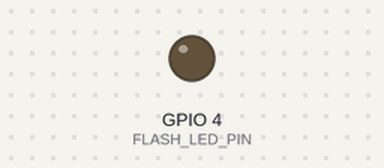
This sketch was run on a simulated ESP32. Parts: output pins drawn as LEDs (lit = HIGH). WiFi joins after 1.5 s; servers stay silent unless stated; uploads are accepted with an empty reply; the camera gives no picture; what the sketch prints to the serial monitor is not drawn. At 4.2 s the program puts the board to deep sleep or switches it off; the recording ends there.

Above: at 0.1 s.
At 1.9 s:
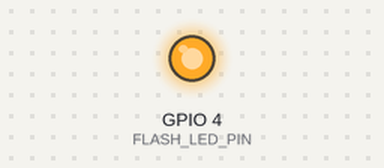
Timing chart, 0 to 4.2 s (numbered marks = the images above):
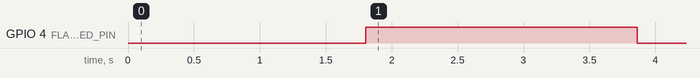

The sketch:

ESP32Cam.ino
```cpp
#include <Arduino.h>
#include <WiFi.h>
#include "soc/soc.h"
#include "soc/rtc_cntl_reg.h"
#include "esp_camera.h"

// ---------------------------
// --- Variables to change ---
// ---------------------------

const char* ssid = "anceucoliving"; // WiFi SSID
const char* password = "anceuvibe"; // WiFi password

String serverName = "192.168.100.191";   // REPLACE WITH SERVER IP ADDRESS
//String serverName = "example.com";   // OR REPLACE WITH DOMAIN NAME

String serverPath = "/counter/3/photo"; // URL for the API call

const int serverPort = 8000;

#define TIME_TO_DEEP_SLEEP 10 // in seconds, time between 2 photos
#define FLASH_DURATION_BEFORE_PHOTO 2 // in seconds

// ---------------------------
// ---- Below DONT CHANGE ----
// ---------------------------

WiFiClient client;

// CAMERA_MODEL_AI_THINKER
#define PWDN_GPIO_NUM     32
#define RESET_GPIO_NUM    -1
#define XCLK_GPIO_NUM      0
#define SIOD_GPIO_NUM     26
#define SIOC_GPIO_NUM     27

#define Y9_GPIO_NUM       35
#define Y8_GPIO_NUM       34
#define Y7_GPIO_NUM       39
#define Y6_GPIO_NUM       36
#define Y5_GPIO_NUM       21
#define Y4_GPIO_NUM       19
#define Y3_GPIO_NUM       18
#define Y2_GPIO_NUM        5
#define VSYNC_GPIO_NUM    25
#define HREF_GPIO_NUM     23
#define PCLK_GPIO_NUM     22

#define FLASH_LED_PIN     4

#define uS_TO_S_FACTOR 1000000ULL
#define mS_TO_S_FACTOR 1000ULL

// const int timerInterval = 10000;    // time between each HTTP POST image (milliseconds)
// unsigned long previousMillis = 0;   // last time image was sent

void setup() {
  WRITE_PERI_REG(RTC_CNTL_BROWN_OUT_REG, 0);
  Serial.begin(115200);

  WiFi.mode(WIFI_STA);
  Serial.println();
  Serial.print("Connecting to ");
  Serial.println(ssid);
  WiFi.begin(ssid, password);
  while (WiFi.status() != WL_CONNECTED) {
    Serial.print(".");
    delay(500);
  }
  Serial.println();
  Serial.print("ESP32-CAM IP Address: ");
  Serial.println(WiFi.localIP());

  camera_config_t config;
  config.ledc_channel = LEDC_CHANNEL_0;
  config.ledc_timer = LEDC_TIMER_0;
  config.pin_d0 = Y2_GPIO_NUM;
  config.pin_d1 = Y3_GPIO_NUM;
  config.pin_d2 = Y4_GPIO_NUM;
  config.pin_d3 = Y5_GPIO_NUM;
  config.pin_d4 = Y6_GPIO_NUM;
  config.pin_d5 = Y7_GPIO_NUM;
  config.pin_d6 = Y8_GPIO_NUM;
  config.pin_d7 = Y9_GPIO_NUM;
  config.pin_xclk = XCLK_GPIO_NUM;
  config.pin_pclk = PCLK_GPIO_NUM;
  config.pin_vsync = VSYNC_GPIO_NUM;
  config.pin_href = HREF_GPIO_NUM;
  config.pin_sscb_sda = SIOD_GPIO_NUM;
  config.pin_sscb_scl = SIOC_GPIO_NUM;
  config.pin_pwdn = PWDN_GPIO_NUM;
  config.pin_reset = RESET_GPIO_NUM;
  config.xclk_freq_hz = 20000000;
  config.pixel_format = PIXFORMAT_JPEG;

  // init with high specs to pre-allocate larger buffers
  if(psramFound()){

    config.frame_size = FRAMESIZE_UXGA; // 1600 x 1200
    //config.frame_size = FRAMESIZE_UXGA; // 1024 x 768
    //config.frame_size = FRAMESIZE_SVGA; // 800 x 600
    //0-63 lower number means higher quality
    // default was set to 10
    config.jpeg_quality = 10;
    config.fb_count = 2;
  } else {
    config.frame_size = FRAMESIZE_CIF;
    //0-63 lower number means higher quality
    // default was set to 12
    config.jpeg_quality = 12;
    config.fb_count = 1;
  }

  // camera init
  esp_err_t err = esp_camera_init(&config);
  if (err != ESP_OK) {
    Serial.printf("Camera init failed with error 0x%x", err);
    delay(1000);
    ESP.restart();
  }

  // Setup flash LED
  pinMode(FLASH_LED_PIN, OUTPUT);

  // Setup deep sleep mode
  esp_sleep_enable_timer_wakeup(TIME_TO_DEEP_SLEEP * uS_TO_S_FACTOR);

  Serial.println("Take picture and send to server - start.");
  sendPhoto();

  Serial.print("Putting ESP32 into deep sleep for ");
  Serial.print(TIME_TO_DEEP_SLEEP);
  Serial.println(" seconds.");
  esp_deep_sleep_start();
}

void loop() {
  /*
  unsigned long currentMillis = millis();
  if (currentMillis - previousMillis >= timerInterval) {
    sendPhoto();
    previousMillis = currentMillis;
  }
  */
}

String sendPhoto() {
  String getAll;
  String getBody;

  camera_fb_t * fb = NULL;

  // Power on flash
  digitalWrite(FLASH_LED_PIN, HIGH);

  // Wait for the camera to get used to light
  delay(FLASH_DURATION_BEFORE_PHOTO * mS_TO_S_FACTOR);

  // Take Picture
  fb = esp_camera_fb_get();
  if(!fb) {
    Serial.println("Camera capture failed");
    delay(1000);
    ESP.restart();
  }

  // Power off flash
  digitalWrite(FLASH_LED_PIN, LOW);


  // Send image to server
  Serial.println("Connecting to server: " + serverName);

  if (client.connect(serverName.c_str(), serverPort)) {
    Serial.println("Connection successful!");
    String head = "--AnceuWaterProject\r\nContent-Disposition: form-data; name=\"image\"; filename=\"esp32-cam.jpg\"\r\nContent-Type: image/jpeg\r\n\r\n";
    String tail = "\r\n--AnceuWaterProject--\r\n";

    uint32_t imageLen = fb->len;
    uint32_t extraLen = head.length() + tail.length();
    uint32_t totalLen = imageLen + extraLen;

    client.println("POST " + serverPath + " HTTP/1.1");
    client.println("Host: " + serverName);
    client.println("Content-Length: " + String(totalLen));
    client.println("Content-Type: multipart/form-data; boundary=AnceuWaterProject");
    client.println();
    client.print(head);

    uint8_t *fbBuf = fb->buf;
    size_t fbLen = fb->len;
    for (size_t n=0; n<fbLen; n=n+1024) {
      if (n+1024 < fbLen) {
        client.write(fbBuf, 1024);
        fbBuf += 1024;
      }
      else if (fbLen%1024>0) {
        size_t remainder = fbLen%1024;
        client.write(fbBuf, remainder);
      }
    }
    client.print(tail);

    esp_camera_fb_return(fb);

    int timoutTimer = 10000;
    long startTimer = millis();
    boolean state = false;

    while ((startTimer + timoutTimer) > millis()) {
      Serial.print(".");
      delay(100);
      while (client.available()) {
        char c = client.read();
        if (c == '\n') {
          if (getAll.length()==0) { state=true; }
          getAll = "";
        }
        else if (c != '\r') { getAll += String(c); }
        if (state==true) { getBody += String(c); }
        startTimer = millis();
      }
      if (getBody.length()>0) { break; }
    }
    Serial.println();
    client.stop();
    Serial.println(getBody);
  }
  else {
    getBody = "Connection to " + serverName +  " failed.";
    Serial.println(getBody);
  }
  return getBody;
}
```

Measured:
- by itself, GPIO 4 (FLASH_LED_PIN): LOW → HIGH at 1.8 s, → LOW 2.1 s later
